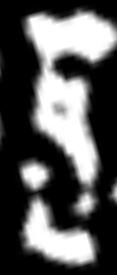
#> input picture Image/1.JPG, 117 x 275 px, given in place of 1.png, which was not available
$ python jones.py
#> lines starting #> are read from the running program, lines starting #| are printed output that depends on the picture; after the words box and inside, x2 and y2 are one past the last pixel; in counts of white or black regions, pixels touching at a corner belong together; pictures that were not available may be replaced by others from this repository, and a replacement may not be noted
# -*- coding: utf-8 -*-
"""
Created on Thu Jun 18 09:03:00 2020
@author: crjones4
"""
import numpy as np
import cv2
import sklearn.cluster as cl

def imageClamp(img, factor=0.9):
    # for now, clamp the image at its "factor" point
    hist = np.histogram(img.ravel(), 256, [0, 256])
    cumsum = np.cumsum(hist[0])
    keypoint = factor*max(cumsum)
    greater = np.argmax(cumsum > keypoint)*np.ones(img.shape)
    newImg = np.minimum(img, greater).astype(np.uint8)
    return newImg

def watershedSeg(img):
    # from https://docs.opencv.org/master/d3/db4/tutorial_py_watershed.html
    thresh = cv2.adaptiveThreshold(img, 255, cv2.ADAPTIVE_THRESH_GAUSSIAN_C, cv2.THRESH_BINARY_INV, 35, 2)
    cv2.imwrite('C:\\Data\\ColorSeg\\STEP1.png', thresh)
    # noise removal
    kernel = np.ones((3, 3), np.uint8)
    opening = cv2.morphologyEx(thresh, cv2.MORPH_OPEN, kernel, iterations=1)
    cv2.imwrite('C:\\Data\\ColorSeg\\STEP2.png', opening)
    # sure background area
    sure_bg = cv2.dilate(opening, kernel, iterations=1)
    cv2.imwrite('C:\\Data\\ColorSeg\\STEP3.png', sure_bg)
    # Finding sure foreground area
    dist_transform = cv2.distanceTransform(opening, cv2.DIST_L2, 5)
    cv2.imwrite('C:\\Data\\ColorSeg\\STEP4.png', cv2.equalizeHist(dist_transform.astype(np.uint8)))
    ret, sure_fg = cv2.threshold(dist_transform, 0.2 * dist_transform.max(), 255, 0)
    cv2.imwrite('C:\\Data\\ColorSeg\\STEP5.png', sure_fg)
    # Finding unknown region
    sure_fg = np.uint8(sure_fg)
    unknown = cv2.subtract(sure_bg, sure_fg)
    cv2.imwrite('C:\\Data\\ColorSeg\\STEP6.png', unknown)
    # Marker labelling
    ret, markers = cv2.connectedComponents(sure_fg)
    # Add one to all labels so that sure background is not 0, but 1
    cv2.imwrite('C:\\Data\\ColorSeg\\STEP7.png', markers)
    markers = markers + 1
    # Now, mark the region of unknown with zero
    colorimg = cv2.cvtColor(img, cv2.COLOR_GRAY2BGR)
    markers[unknown == 255] = 0
    markers = cv2.watershed(colorimg, markers)
    colorimg[markers == -1] = [255, 0, 0]
    return colorimg


# Press the green button in the gutter to run the script.
if __name__ == '__main__':
    # Load an image and segment
    rawimg = cv2.cvtColor(cv2.imread('image/1.png'), cv2.COLOR_BGR2GRAY)
#> rawimg: shape (275, 117); min 0, max 255, mean 86.3
    img = imageClamp(rawimg, 0.75)
#> in imageClamp, `cumsum = np.cumsum(hist[0])`: cumsum = 256 values from 12590 to 32175
#> in imageClamp, `keypoint = factor*max(cumsum)`: keypoint = 24131.2
#> in imageClamp, `greater = np.argmax(cumsum > keypoint)*np.ones(img.shape)`: greater: shape (275, 117) float64; every value is 207
    cv2.imwrite('image/CLAMPED.png', img)
    (ROWS, COLS) = img.shape
#> ROWS = 275; COLS = 117
    print("Image shape is" + str(img.shape))
#| Image shape is(275, 117)
    watershedImg = watershedSeg(img)
#> in watershedSeg, `thresh = cv2.adaptiveThreshold(img, 255, cv2.ADAPTIVE_THRESH_GAUSSIAN_..`:
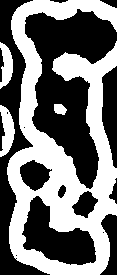
#> thresh: shape (275, 117); 45.5% white; 4 white regions, box (x1, y1, x2, y2) and area: (7, 0, 117, 275) 13670, (0, 105, 15, 157) 479, (0, 42, 13, 89) 388, (54, 104, 67, 115) 109
#> in watershedSeg, `opening = cv2.morphologyEx(thresh, cv2.MORPH_OPEN, kernel, iterations=1)`: opening: shape (275, 117); 45.4% white; 4 white regions, box (x1, y1, x2, y2) and area: (7, 0, 117, 275) 13641, (0, 105, 15, 157) 473, (0, 43, 13, 88) 383, (54, 104, 66, 115) 107
#> in watershedSeg, `sure_bg = cv2.dilate(opening, kernel, iterations=1)`: sure_bg: shape (275, 117); 52.6% white; 13 black regions (1 under 20 px), largest, box (x1, y1, x2, y2) and area: (26, 10, 117, 187) 7198, (0, 0, 46, 275) 3147, (24, 197, 95, 264) 2342
#> in watershedSeg, `ret, sure_fg = cv2.threshold(dist_transform, 0.2 * dist_transform.max(..`: sure_fg: shape (275, 117) float32; 32.5% white; 5 white regions (1 under 20 px), largest, box (x1, y1, x2, y2) and area: (9, 0, 117, 275) 10000, (0, 107, 13, 155) 233, (0, 45, 11, 84) 178, (56, 106, 64, 112) 39
#> in watershedSeg, `ret, sure_fg = cv2.threshold(dist_transform, 0.2 * dist_transform.max(..`: ret = 2.64
#> in watershedSeg, `unknown = cv2.subtract(sure_bg, sure_fg)`: unknown: shape (275, 117); 20.1% white; 13 white regions, largest, box (x1, y1, x2, y2) and area: (23, 7, 117, 220) 2221, (6, 0, 52, 275) 1177, (20, 194, 98, 267) 857
#> in watershedSeg, `ret, markers = cv2.connectedComponents(sure_fg)`:
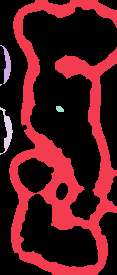
#> markers: shape (275, 117) int32; 6 distinct labels, from 0 to 5; one colour per label, 0 black
#> in watershedSeg, `ret, markers = cv2.connectedComponents(sure_fg)`: ret = 6
#> in watershedSeg, `markers = markers + 1`: markers: shape (275, 117) int32; 6 distinct labels, from 1 to 6
#> in watershedSeg, `markers[unknown == 255] = 0`:
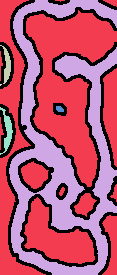
#> markers: shape (275, 117) int32; 7 distinct labels, from 0 to 6; one colour per label, 0 black
#> in watershedSeg, `markers = cv2.watershed(colorimg, markers)`:
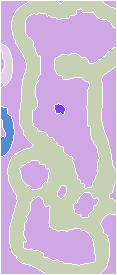
#> markers: shape (275, 117) int32; 7 distinct labels, from -1 to 6; one colour per label, 0 black, -1 white
#> in watershedSeg, `colorimg[markers == -1] = [255, 0, 0]`:
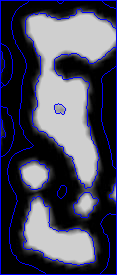
#> colorimg: shape (275, 117, 3); mean B, G, R 92.2, 73, 73
    cv2.imwrite('image/WATERSHED.png', watershedImg)

    # smoothed = cv2.medianBlur(img, 3)
    smoothed = cv2.GaussianBlur(img, ksize=(0, 0), sigmaX=2.5)

    meanThrImg = cv2.adaptiveThreshold(smoothed, 255, cv2.ADAPTIVE_THRESH_MEAN_C, cv2.THRESH_BINARY_INV, 65, 2)
#> meanThrImg: shape (275, 117); 59.7% white; 6 black regions, box (x1, y1, x2, y2) and area: (23, 11, 117, 217) 8880, (21, 195, 98, 266) 2930, (18, 159, 51, 193) 811, (0, 115, 6, 144) 125, (0, 52, 5, 82) 116, (110, 183, 117, 203) 102
    cv2.imwrite('image/MeanThr.png', meanThrImg)

    gaussThrImg = cv2.adaptiveThreshold(smoothed, 255, cv2.ADAPTIVE_THRESH_GAUSSIAN_C, cv2.THRESH_BINARY_INV, 65, 2)
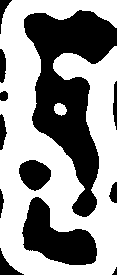
#> gaussThrImg: shape (275, 117); 59% white; 12 black regions
    cv2.imwrite('image/GaussThr.png', gaussThrImg)

    contours, hierarchy = cv2.findContours(gaussThrImg, 2, 2)
#> contours = 4 contours; box (x1, y1, x2, y2) and area: (0, 0, 117, 275) 21690, (21, 196, 98, 266) 2870, (18, 159, 52, 192) 759, (54, 103, 67, 116) 106
    contoursImg = gaussThrImg.copy()
    cont = np.zeros(gaussThrImg.shape)
    for c in contours:
        x = 1100
        #y = 1200
        if cv2.contourArea(c) > x:
            #if cv2.contourArea(c) < y:
                l,m,n,o = cv2.boundingRect(c)
                #cv2.drawContours(cont, [c], -1, (0,0, 0), 10)
                cv2.drawContours(cont, [c], -1, (255, 255, 255), 4)
#> this loop made 4 passes
#> (l, m, n, o) on passes 2 to 3: (0, 0, 117, 275), (21, 196, 77, 70)
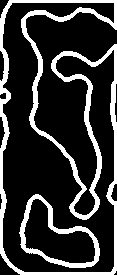
#> cont: shape (275, 117) float64; 20.5% white; 2 white regions, box (x1, y1, x2, y2) and area: (0, 0, 117, 275) 5456, (19, 194, 100, 268) 1129

    cv2.imwrite('image/Contours.png', cont)
